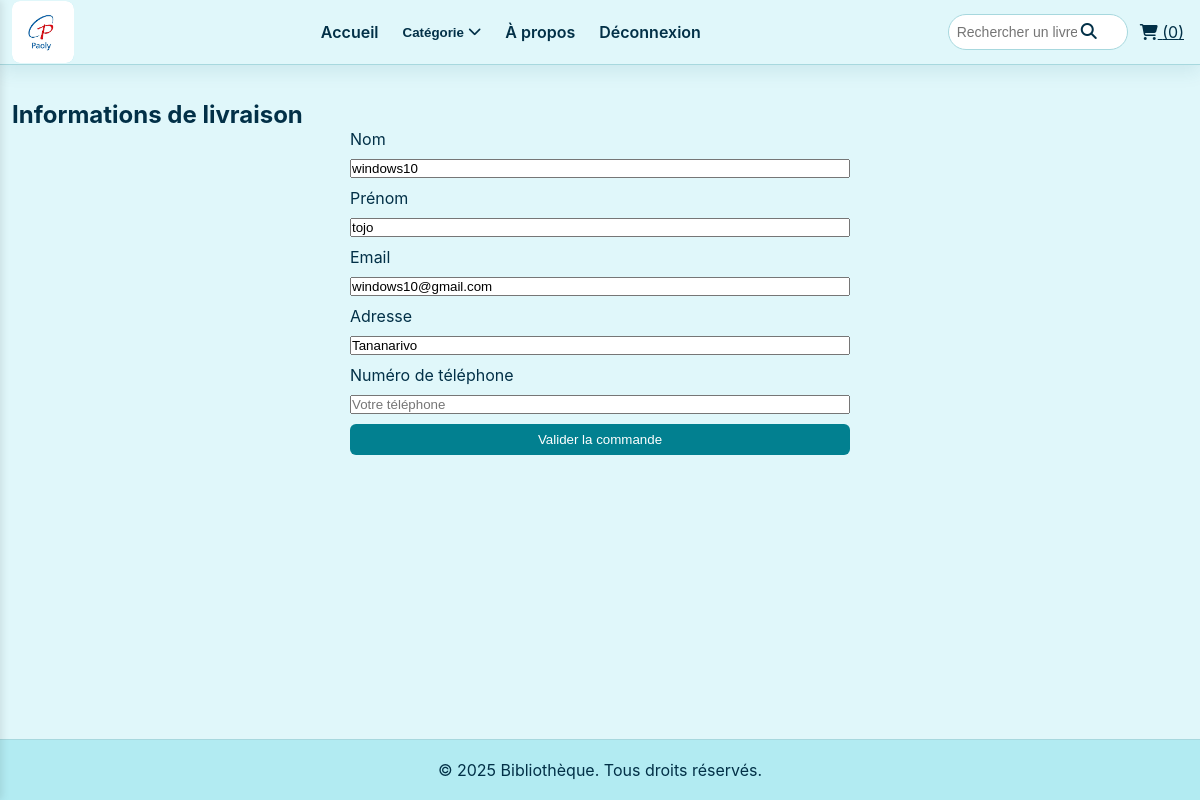
Page /checkout (signed in) on the committed database.
### tables this page shows
CREATE TABLE users (
                    id INTEGER PRIMARY KEY AUTOINCREMENT,
                    nom TEXT,
                    prenom TEXT,
                    email TEXT UNIQUE,
                    adresse TEXT,
                    password TEXT,
                    is_admin INTEGER DEFAULT 0
                );

### app.py (the view)
@app.route('/checkout', methods=['GET', 'POST'])
def checkout():
    if 'user_id' not in session:
        flash("Connectez-vous pour compléter la commande.")
        return redirect(url_for('login'))
    conn = sqlite3.connect(DB_NAME)
    c = conn.cursor()
    c.execute("SELECT nom, prenom, email, adresse FROM users WHERE id=?", (session['user_id'],))
    user = c.fetchone()
    conn.close()
    user_dict = {
        "nom": user[0],
        "prenom": user[1],
        "email": user[2],
        "adresse": user[3]
    }
    return render_template('checkout.html', user=user_dict)

### app.py (called while the page is built)
@app.before_request
def load_cart_count():
    if 'user_id' in session:
        conn = sqlite3.connect(DB_NAME)
        c = conn.cursor()
        c.execute("SELECT COUNT(*) FROM panier WHERE user_id=?", (session['user_id'],))
        count = c.fetchone()[0]
        session['cart_count'] = count
        conn.close()
    else:
        session['cart_count'] = 0

@app.before_request
def load_cart_count():
    if 'user_id' in session:
        conn = sqlite3.connect(DB_NAME)
        c = conn.cursor()
        c.execute("SELECT COUNT(*) FROM panier WHERE user_id=?", (session['user_id'],))
        count = c.fetchone()[0]
        session['cart_count'] = count
        conn.close()
    else:
        session['cart_count'] = 0

### templates/checkout.html (shortened to what this page needs)
{% extends "base.html" %}
{% block content %}
<h2>Informations de livraison</h2>
<form method="POST" action="{{ url_for('finalize_order') }}" style="max-width:500px;margin:auto;display:flex;flex-direction:column;gap:10px;">
    <label>Nom</label>
    <input type="text" name="nom" value="{{ user.nom }}" readonly>
    <label>Prénom</label>
    <input type="text" name="prenom" value="{{ user.prenom }}" readonly>
    <label>Email</label>
    <input type="email" name="email" value="{{ user.email }}" readonly>
    <label>Adresse</label>
    <input type="text" name="adresse" value="{{ user.adresse }}" readonly>
    <label>Numéro de téléphone</label>
    <input type="text" name="phone" required placeholder="Votre téléphone">
    <button type="submit" style="padding:8px;background:#028090;color:white;border:none;border-radius:6px;">Valider la commande</button>
</form>
{% endblock %}

### static/css/style.css (style rules this page uses)
:root { --bg: #e0f7fa; --text: #023047; --muted: #028090; --accent: #005f73; --shadow: 0 6px 18px rgba(0,95,115,0.1); --footer-bg: #b2ebf2; }
* { box-sizing:border-box;margin:0;padding:0 }
html,body { height:100% }
body { font-family: 'Inter', system-ui, -apple-system, 'Segoe UI', Roboto, 'Helvetica Neue', Arial; background:var(--bg); color:var(--text); display:flex; flex-direction:column; min-height:100vh; }

### rows in the picture
users: nom "windows10", prenom "tojo", email "windows10@gmail.com", adresse "Tananarivo"

### other values in the picture
{{ session.get('cart_count', 0) }} "0"
